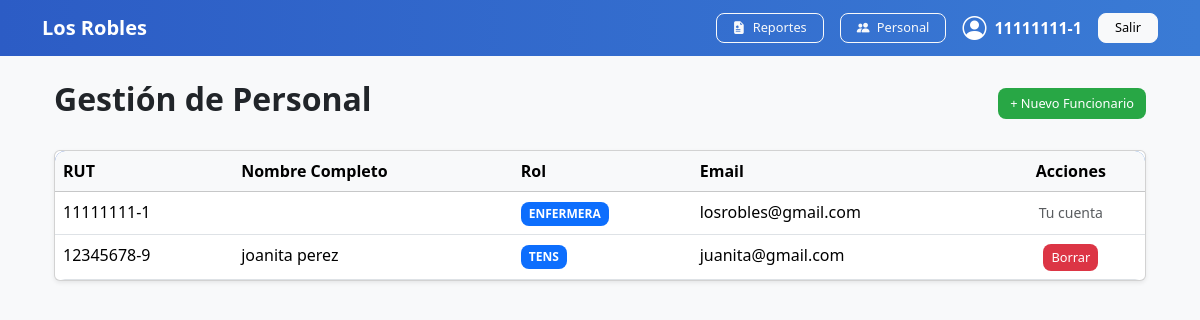
Before: /personal/ (signed in) with the older database file.
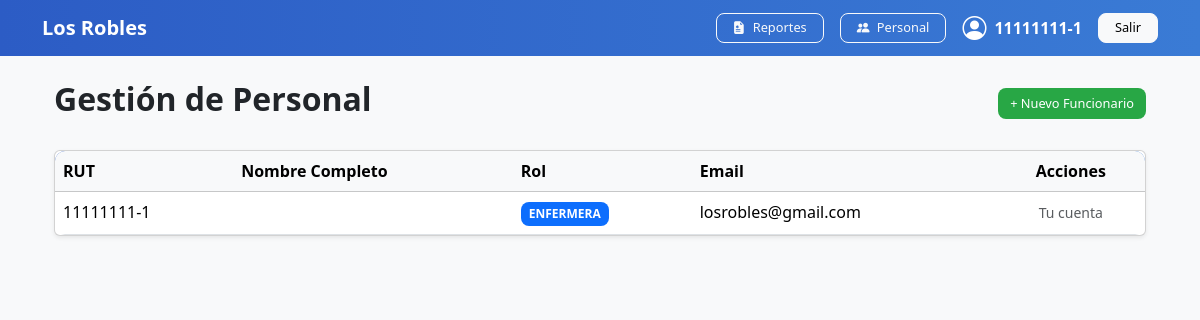
After: the same page with the newer database file.
### gestion/models.py (models this page shows)
class Usuario(AbstractUser):
    ROL_CHOICES = [
        ('ADMIN', 'Administrador'),
        ('SECRETARIA', 'Secretaria'),
        ('ENFERMERA', 'Enfermera'),
        ('TENS', 'Técnico en Enfermería'),
    ]
    rut = models.CharField(max_length=12, unique=True)
    rol = models.CharField(max_length=15, choices=ROL_CHOICES, default='ENFERMERA')
    nombre_completo = models.CharField(max_length=200)
    groups = models.ManyToManyField(
        'auth.Group',
        related_name='usuario_groups',
        blank=True
    )
    user_permissions = models.ManyToManyField(
        'auth.Permission',
        related_name='usuario_permissions',
        blank=True
    )
    USERNAME_FIELD = 'rut'
    REQUIRED_FIELDS = ['username', 'email']

### gestion/views.py (the view)
# urls.py: path('personal/', views.lista_personal, name='lista_personal'),
@login_required(login_url='gestion:login')
@user_passes_test(es_admin, login_url='gestion:dashboard')
def lista_personal(request):
    personal_db = Usuario.objects.all()
    return render(request, 'gestion/lista_personal.html', {'lista_personal': personal_db})

### gestion/views.py (called while the page is built)
def es_admin(usuario):
    return usuario.is_authenticated and (usuario.is_superuser or usuario.rol.upper() == 'ADMIN')

### gestion/templates/gestion/lista_personal.html
{% extends 'gestion/base.html' %}
{% block contenido %}
<div class="container mt-4">
    <div class="d-flex justify-content-between align-items-center mb-4">
        <h2>Gestión de Personal</h2>
        <a href="{% url 'gestion:registrar_personal' %}" class="btn btn-success">
            + Nuevo Funcionario
        </a>
    </div>
    <div class="card shadow-sm">
        <div class="card-body p-0">
            <table class="table table-hover mb-0">
                <thead class="table-light">
                    <tr>
                        <th>RUT</th>
                        <th>Nombre Completo</th>
                        <th>Rol</th>
                        <th>Email</th>
                        <th class="text-center">Acciones</th>
                    </tr>
                </thead>
                <tbody>
                    {% for p in lista_personal %}
                    <tr>
                        <td>{{ p.rut }}</td>
                        <td>{{ p.nombre_completo }}</td>
                        <td><span class="badge bg-primary">{{ p.rol }}</span></td>
                        <td>{{ p.email }}</td>
                        <td class="text-center">
                            {% if request.user.id != p.id %}
                                <a href="{% url 'gestion:eliminar_personal' p.id %}"
                                   class="btn btn-sm btn-danger"
                                   onclick="return confirm('¿Estás seguro de que deseas eliminar a {{ p.nombre_completo }} del sistema?');">
                                   Borrar
                                </a>
                            {% else %}
                                <span class="text-muted small">Tu cuenta</span>
                            {% endif %}
                        </td>
                    </tr>
                    {% empty %}
                    <tr>
                        <td colspan="5" class="text-center text-muted py-4">No hay personal registrado en el sistema.</td>
                    </tr>
                    {% endfor %}
                </tbody>
            </table>
        </div>
    </div>
</div>
{% endblock %}

### gestion/templates/gestion/base.html (shortened to what this page needs)
{% load static %}
<!DOCTYPE html>
<html lang="es">
<head>
    <link href="https://cdn.jsdelivr.net/npm/bootstrap@5.3.2/dist/css/bootstrap.min.css" rel="stylesheet">
    <link href="https://cdn.jsdelivr.net/npm/bootstrap-icons@1.11.3/font/bootstrap-icons.css" rel="stylesheet">
    <link rel="stylesheet" href="{% static 'css/dashboard.css' %}">
</head>
<body class="bg-light">
    <nav class="navbar navbar-dark" style="background: linear-gradient(90deg, #2c5cc5, #3a7bd5);">
        <div class="container d-flex justify-content-between align-items-center">
            <a class="navbar-brand fw-bold" href="{% url 'gestion:dashboard' %}">
                Los Robles
            </a>
            <div class="d-flex align-items-center gap-3">
            <a href="{% url 'gestion:reporte_historial' %}" class="btn btn-outline-light btn-sm px-3">
                    <i class="bi bi-file-earmark-medical-fill me-1"></i> Reportes
            </a>
                {% if request.user.rol == 'Admin' or request.user.rol == 'ADMIN' or request.user.is_superuser %}
                    <a href="{% url 'gestion:lista_personal' %}" class="btn btn-outline-light btn-sm px-3">
                        <i class="bi bi-people-fill me-1"></i> Personal
                    </a>
                {% endif %}
                <span class="text-white d-flex align-items-center gap-2">
                    <i class="bi bi-person-circle fs-4"></i>
                    <span class="fw-semibold">{{ request.user }}</span>
                </span>
                <a href="{% url 'gestion:logout' %}" class="btn btn-light btn-sm px-3">
                    Salir
                </a>
            </div>
        </div>
    </nav>
    <div class="container mt-4">
        {% block contenido %}
        {% endblock %}
    </div>
</body>
</html>

Changed rows visible on the page:
removed Usuario: rut "12345678-9", nombre_completo "joanita perez", rol "TENS", email "juanita@gmail.com"
